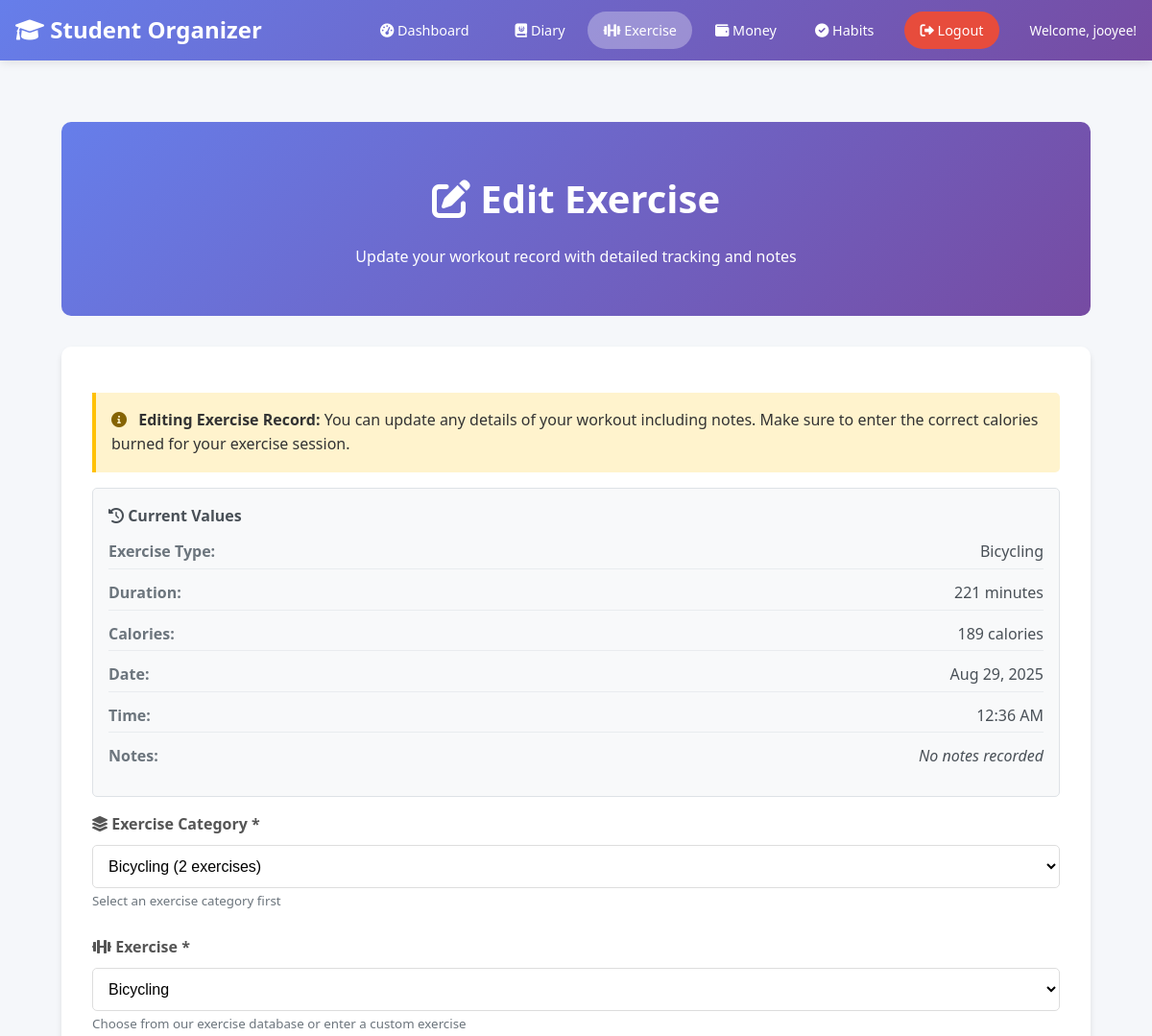
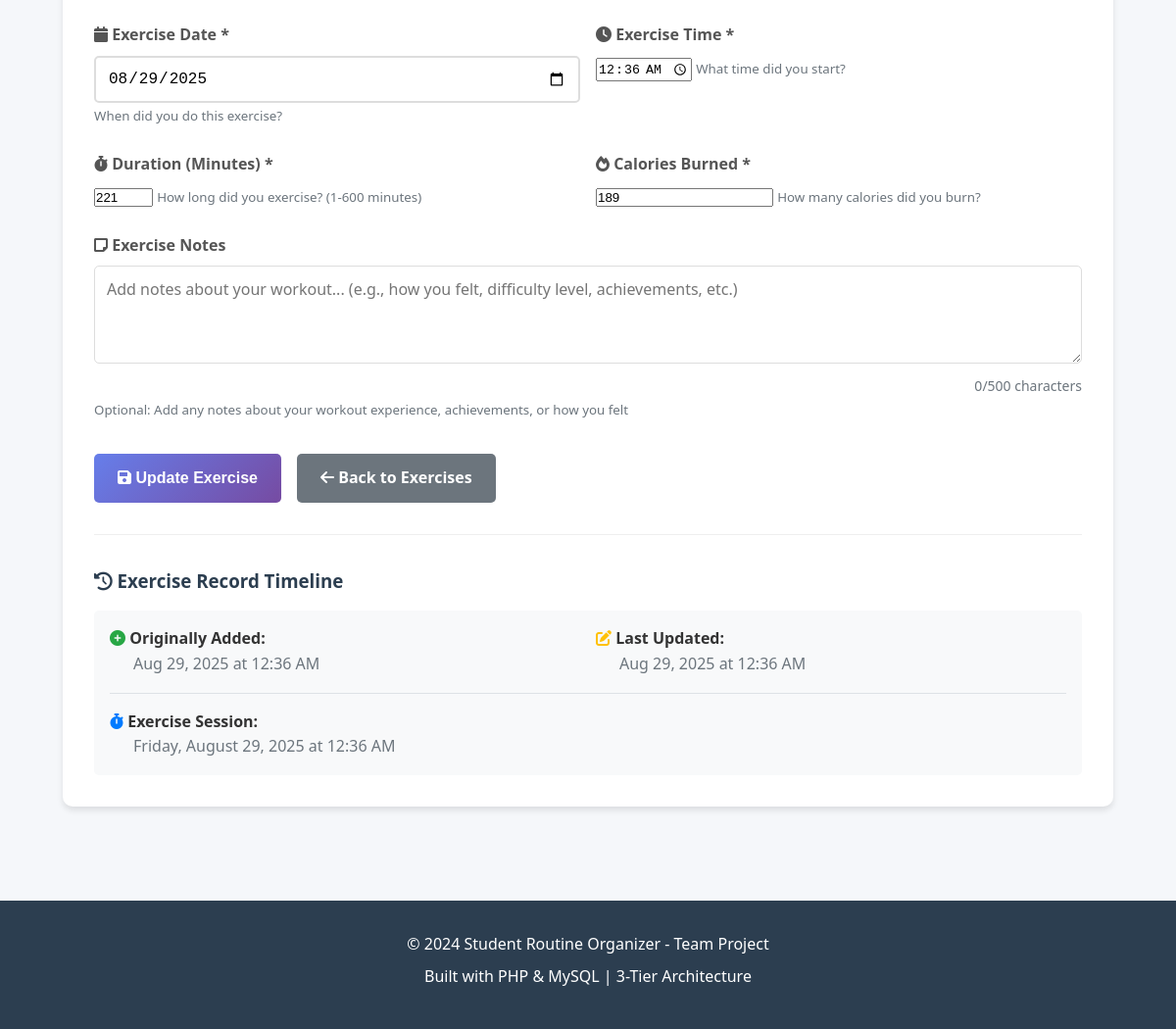
The app's page /exercises/edit_exercise.php?id=8 (signed in) with its own data (2 pictures, top to bottom).
### tables this page shows
CREATE TABLE `exercise_tracker` (
  `exercise_id` int(11) NOT NULL,
  `user_id` int(11) NOT NULL,
  `exercise_ref_id` int(11) DEFAULT NULL,
  `exercise_type` varchar(100) NOT NULL,
  `duration_minutes` int(11) NOT NULL,
  `calories_burned` int(11) NOT NULL,
  `exercise_date` date NOT NULL,
  `created_at` timestamp NOT NULL DEFAULT current_timestamp(),
  `updated_at` timestamp NOT NULL DEFAULT current_timestamp() ON UPDATE current_timestamp(),
  `exercise_time` time DEFAULT NULL,
  `notes` text DEFAULT NULL
);

### exercises/edit_exercise.php (the view, shortened to what this page needs)
<?php
$errors = [];
$exercise = null;
$exercise_id = isset($_GET['id']) ? (int)$_GET['id'] : 0;
$exercise_options = [];
try {
    $db = new Database();
    $conn = $db->getConnection();
    $stmt = $conn->prepare("SELECT * FROM exercises ORDER BY category, exercise_name");
    $stmt->execute();
    $exercise_options = $stmt->fetchAll(PDO::FETCH_ASSOC);
    $stmt = $conn->prepare("SELECT * FROM exercise_tracker WHERE exercise_id = ? AND user_id = ?");
    $stmt->execute([$exercise_id, $_SESSION['user_id']]);
    $exercise = $stmt->fetch(PDO::FETCH_ASSOC);
} catch(Exception $e) {
    $errors[] = "Error loading exercise: " . $e->getMessage();
}
$grouped_exercises = [];
foreach ($exercise_options as $exercise_option) {
    $grouped_exercises[$exercise_option['category']][] = $exercise_option;
}
$current_exercise_type = $exercise['exercise_type'] ?? '';
$is_custom_exercise = true;
$current_category = '';
foreach ($exercise_options as $exercise_option) {
    if ($exercise_option['exercise_name'] === $current_exercise_type) {
        $is_custom_exercise = false;
        $current_category = $exercise_option['category'];
        break;
    }
}
$category_icons = [
    'Running & Jogging' => 'fas fa-running',
    'Bicycling' => 'fas fa-biking',
    'Yoga & Pilates' => 'fas fa-spa',
    'Gym & Calisthenics' => 'fas fa-dumbbell',
    'Dance' => 'fas fa-music',
    'Sports' => 'fas fa-basketball-ball',
    'Water Activities' => 'fas fa-swimmer',
    'Martial Arts' => 'fas fa-fist-raised',
];
?>
<!DOCTYPE html>
<html lang="en">
<head>
    <link rel="stylesheet" href="../css/style.css">
    <link href="https://cdnjs.cloudflare.com/ajax/libs/font-awesome/6.0.0/css/all.min.css" rel="stylesheet">
</head>
<body>
    <?php include '../includes/header.php'; ?>
    <main class="main-content">
        <div class="welcome-section">
            <h1><i class="fas fa-edit"></i> Edit Exercise</h1>
            <p>Update your workout record with detailed tracking and notes</p>
        </div>
        <div class="container">
            <?php if ($exercise): ?>
                <div class="timestamp-info">
                    <i class="fas fa-info-circle"></i>
                    <strong>Editing Exercise Record:</strong> You can update any details of your workout including notes. Make sure to enter the correct calories burned for your exercise session.
                </div>
                <div class="original-values">
                    <h4><i class="fas fa-history"></i> Current Values</h4>
                    <div class="original-value">
                        <span class="value-label">Exercise Type:</span>
                        <span class="value-content"><?php echo htmlspecialchars($exercise['exercise_type']); ?></span>
                    </div>
                    <div class="original-value">
                        <span class="value-label">Duration:</span>
                        <span class="value-content"><?php echo $exercise['duration_minutes']; ?> minutes</span>
                    </div>
                    <div class="original-value">
                        <span class="value-label">Calories:</span>
                        <span class="value-content"><?php echo $exercise['calories_burned'] ? $exercise['calories_burned'] . ' calories' : 'Not recorded'; ?></span>
                    </div>
                    <div class="original-value">
                        <span class="value-label">Date:</span>
                        <span class="value-content"><?php echo date('M j, Y', strtotime($exercise['exercise_date'])); ?></span>
                    </div>
                    <?php if (isset($exercise['exercise_time'])): ?>
                    <div class="original-value">
                        <span class="value-label">Time:</span>
                        <span class="value-content"><?php echo date('g:i A', strtotime($exercise['exercise_time'])); ?></span>
                    </div>
                    <?php endif; ?>
                    <div class="original-value">
                        <span class="value-label">Notes:</span>
                        <span class="value-content">
                            <?php if (!empty($exercise['notes'])): ?>
                                <div class="notes-display"><?php echo htmlspecialchars($exercise['notes']); ?></div>
                            <?php else: ?>
                                <em>No notes recorded</em>
                            <?php endif; ?>
                        </span>
                    </div>
                </div>
                <form method="POST" action="">
                    <div class="form-group">
                        <label for="exercise_category">
                            <i class="fas fa-layer-group"></i> Exercise Category *
                        </label>
                        <select id="exercise_category" name="exercise_category" class="exercise-select" required>
                            <?php foreach ($grouped_exercises as $category => $exercises): ?>
                                <option value="<?php echo htmlspecialchars($category); ?>"
                                        data-icon="<?php echo $category_icons[$category] ?? 'fas fa-dumbbell'; ?>"
                                        <?php
                                        $selected = '';
                                        if (isset($_POST['exercise_category'])) {
                                            $selected = ($_POST['exercise_category'] === $category) ? 'selected' : '';
                                        } else {
                                            if (!$is_custom_exercise && $current_category === $category) {
                                                $selected = 'selected';
                                            }
                                        }
                                        echo $selected;
                                        ?>>
                                    <?php echo htmlspecialchars($category); ?> (<?php echo count($exercises); ?> exercises)
                                </option>
                            <?php endforeach; ?>
                        </select>
                        <small class="text-muted">Select an exercise category first</small>
                    </div>
                    <div class="form-group">
                        <label for="exercise_type">
                            <i class="fas fa-dumbbell"></i> Exercise *
                        </label>
                        <div class="exercise-dropdown">
                            <select id="exercise_type" name="exercise_type" class="exercise-select" required disabled>
                                <option value="">Select a category first...</option>
                            </select>
                        </div>
                        <small class="text-muted">Choose from our exercise database or enter a custom exercise</small>
                    </div>
                    <div class="time-date-grid">
                        <div class="form-group">
                            <label for="exercise_date">
                                <i class="fas fa-calendar"></i> Exercise Date *
                            </label>
                            <input type="date"
                                   id="exercise_date"
                                   name="exercise_date"
                                   value="<?php echo isset($_POST['exercise_date']) ? htmlspecialchars($_POST['exercise_date']) : $exercise['exercise_date']; ?>"
                                   max="<?php echo date('Y-m-d'); ?>"
                                   required>
                            <small class="text-muted">When did you do this exercise?</small>
                        </div>
                        <div class="form-group">
                            <label for="exercise_time">
                                <i class="fas fa-clock"></i> Exercise Time *
                            </label>
                            <input type="time"
                                   id="exercise_time"
                                   name="exercise_time"
                                   value="<?php
                                   if (isset($_POST['exercise_time'])) {
                                       echo htmlspecialchars($_POST['exercise_time']);
                                   } elseif (isset($exercise['exercise_time'])) {
                                       echo $exercise['exercise_time'];
                                   } else {
                                       echo '12:00';
                                   }
                                   ?>"
                                   required>
                            <small class="text-muted">What time did you start?</small>
                        </div>
                    </div>
                    <div class="duration-calories-grid">
                        <div class="form-group">
                            <label for="duration_minutes">
                                <i class="fas fa-stopwatch"></i> Duration (Minutes) *
                            </label>
                            <input type="number"
                                   id="duration_minutes"
                                   name="duration_minutes"
                                   value="<?php echo isset($_POST['duration_minutes']) ? htmlspecialchars($_POST['duration_minutes']) : $exercise['duration_minutes']; ?>"
                                   min="1"
                                   max="600"
                                   placeholder="e.g., 30"
                                   required>
                            <small class="text-muted">How long did you exercise? (1-600 minutes)</small>
                        </div>
                        <div class="form-group">
                            <label for="calories_burned">
                                <i class="fas fa-fire"></i> Calories Burned *
                            </label>
                            <input type="number"
                                   id="calories_burned"
                                   name="calories_burned"
                                   value="<?php echo isset($_POST['calories_burned']) ? htmlspecialchars($_POST['calories_burned']) : ($exercise['calories_burned'] ?? ''); ?>"
                                   min="1"
                                   placeholder="e.g., 250"
                                   required>
                            <small class="text-muted">How many calories did you burn?</small>
                        </div>
                    </div>
                    <div class="form-group">
                        <label for="notes">
                            <i class="fas fa-sticky-note"></i> Exercise Notes
                        </label>
                        <textarea id="notes"
                                  name="notes"
                                  class="notes-textarea"
                                  placeholder="Add notes about your workout... (e.g., how you felt, difficulty level, achievements, etc.)"
                                  maxlength="500"><?php
                        ?></textarea>
                        <div id="char-counter" class="char-counter">
                            <span id="char-count">0</span>/500 characters
                        </div>
                        <small class="text-muted">Optional: Add any notes about your workout experience, achievements, or how you felt</small>
                    </div>
                    <div style="display: flex; gap: 1rem; margin-top: 2rem;">
                        <button type="submit" class="btn btn-primary">
                            <i class="fas fa-save"></i> Update Exercise
                        </button>
                        <a href="index.php" class="btn" style="background-color: #6c757d; color: white;">
                            <i class="fas fa-arrow-left"></i> Back to Exercises
                        </a>
                    </div>
                </form>
                <div style="margin-top: 2rem; padding-top: 2rem; border-top: 1px solid #eee;">
                    <h3><i class="fas fa-history"></i> Exercise Record Timeline</h3>
                    <div style="background: #f8f9fa; padding: 1rem; border-radius: 5px;">
                        <div style="display: grid; grid-template-columns: 1fr 1fr; gap: 1rem;">
                            <div>
                                <p><strong><i class="fas fa-plus-circle" style="color: #28a745;"></i> Originally Added:</strong></p>
                                <p style="margin-left: 1.5rem; color: #6c757d;">
                                    <?php echo date('M j, Y \a\t g:i A', strtotime($exercise['created_at'])); ?>
                                </p>
                            </div>
                            <?php if ($exercise['updated_at'] != $exercise['created_at']): ?>
                            <div>
                                <p><strong><i class="fas fa-edit" style="color: #ffc107;"></i> Last Updated:</strong></p>
                                <p style="margin-left: 1.5rem; color: #6c757d;">
                                    <?php echo date('M j, Y \a\t g:i A', strtotime($exercise['updated_at'])); ?>
                                </p>
                            </div>
                            <?php endif; ?>
                        </div>
                        <?php if (isset($exercise['exercise_time'])): ?>
                        <div style="margin-top: 1rem; padding-top: 1rem; border-top: 1px solid #dee2e6;">
                            <p><strong><i class="fas fa-stopwatch" style="color: #007bff;"></i> Exercise Session:</strong></p>
                            <p style="margin-left: 1.5rem; color: #6c757d;">
                                <?php
                                echo date('l, F j, Y', strtotime($exercise['exercise_date']));
                                if (isset($exercise['exercise_time'])) {
                                    echo ' at ' . date('g:i A', strtotime($exercise['exercise_time']));
                                }
                                ?>
                            </p>
                        </div>
                        <?php endif; ?>
                    </div>
                </div>
            <?php endif; ?>
        </div>
    </main>
    <?php include '../includes/footer.php'; ?>
</body>
</html>

### records on screen
exercise_tracker: exercise_type "Bicycling", duration_minutes "221", calories_burned "189", exercise_date "Aug 29, 2025", exercise_time "12:36 AM", exercise_date "08/29/2025", exercise_time "00:36:00", created_at "Aug 29, 2025 at 12:36 AM", updated_at "Aug 29, 2025 at 12:36 AM", exercise_date "Friday, August 29, 2025"

### other values on screen
$_SESSION['username'] "jooyee"
form field exercise_category "Bicycling (2 exercises)"
